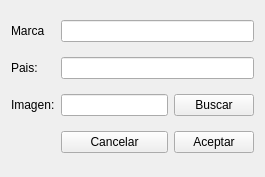
<?xml version="1.0" encoding="UTF-8"?>
<ui version="4.0">
 <class>Form</class>
 <widget class="QWidget" name="Form">
  <property name="geometry">
   <rect>
    <x>0</x>
    <y>0</y>
    <width>265</width>
    <height>177</height>
   </rect>
  </property>
  <property name="windowTitle">
   <string>Marca</string>
  </property>
  <layout class="QGridLayout" name="gridLayout">
   <item row="3" column="2">
    <widget class="QPushButton" name="savemarca">
     <property name="text">
      <string>Aceptar</string>
     </property>
    </widget>
   </item>
   <item row="0" column="0">
    <widget class="QLabel" name="label_marca">
     <property name="text">
      <string>Marca</string>
     </property>
    </widget>
   </item>
   <item row="1" column="0">
    <widget class="QLabel" name="label_pais">
     <property name="text">
      <string>Pais:</string>
     </property>
    </widget>
   </item>
   <item row="3" column="1">
    <widget class="QPushButton" name="cancel">
     <property name="text">
      <string>Cancelar</string>
     </property>
    </widget>
   </item>
   <item row="2" column="0">
    <widget class="QLabel" name="label_img">
     <property name="text">
      <string>Imagen:</string>
     </property>
    </widget>
   </item>
   <item row="1" column="1" colspan="2">
    <widget class="QLineEdit" name="t_pais"/>
   </item>
   <item row="0" column="1" colspan="2">
    <widget class="QLineEdit" name="t_marca"/>
   </item>
   <item row="2" column="1">
    <widget class="QLineEdit" name="t_img"/>
   </item>
   <item row="2" column="2">
    <widget class="QPushButton" name="buscar_img">
     <property name="text">
      <string>Buscar</string>
     </property>
    </widget>
   </item>
  </layout>
 </widget>
 <resources/>
 <connections/>
</ui>
